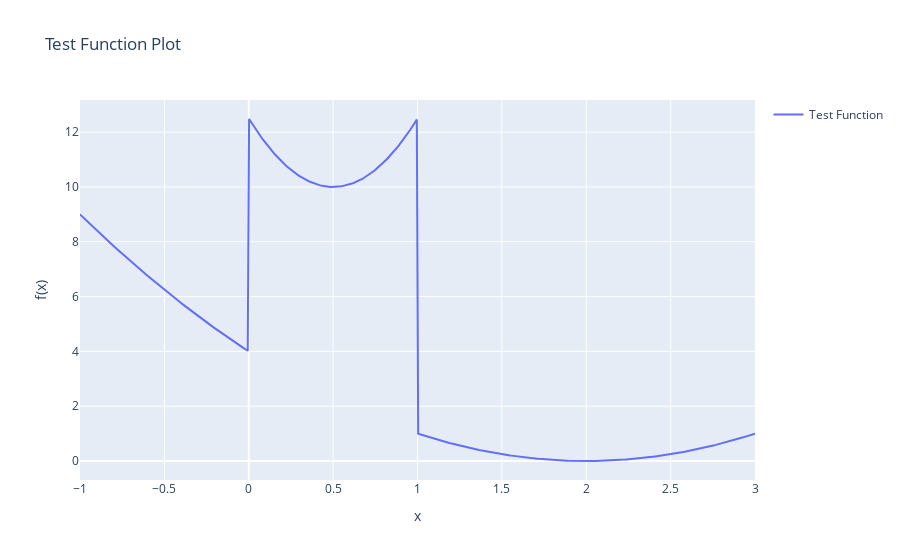

Notebook code cell kept with this figure:
### Code cell
import numpy as np
import plotly.graph_objects as go

def test_function(x):
    """
    A simple test function where the optimal solution is outside the range [0, 1].
    """
    if 0 <= x <= 1:
        return 10 + 10 * (x - 0.5)**2  # High penalty within [0, 1]
    else:
        return (x - 2)**2  # Quadratic function with a minimum at x = 2

# Generate x values
x_values = np.linspace(-1, 3, 500)
y_values = [test_function(x) for x in x_values]

# Create the plot
fig = go.Figure()
fig.add_trace(go.Scatter(x=x_values, y=y_values, mode='lines', name='Test Function'))

# Add title and labels
fig.update_layout(
    title='Test Function Plot',
    xaxis_title='x',
    yaxis_title='f(x)',
    showlegend=True
)

# Show the plot
fig.show()

### Figure 1 — Plotly figure (JSON) as saved in the notebook; plotly's stock layout.template omitted (floating-point values rounded to 4 significant figures; data arrays with more than 128 entries replaced by an {"elided": "..."} marker saying what was removed)
{"data": [{"mode": "lines", "name": "Test Function", "type": "scatter", "x": {"elided": "500 float values"}, "y": {"elided": "500 float values"}}], "layout": {"showlegend": true, "title": {"text": "Test Function Plot"}, "xaxis": {"title": {"text": "x"}}, "yaxis": {"title": {"text": "f(x)"}}}}
